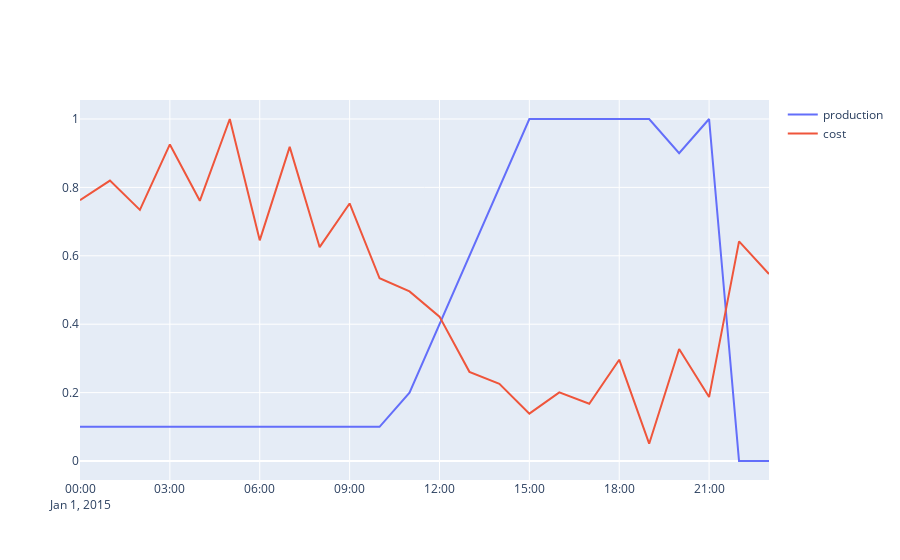

This figure's notebook cell:
### Code cell
fig = go.Figure()
fig.add_trace(go.Scatter(x=hours,y=network.generators_t.p['Electrolyzer'],name='production'))
fig.add_trace(go.Scatter(x=hours,y=marginal_cost/max(marginal_cost),name='cost'))
